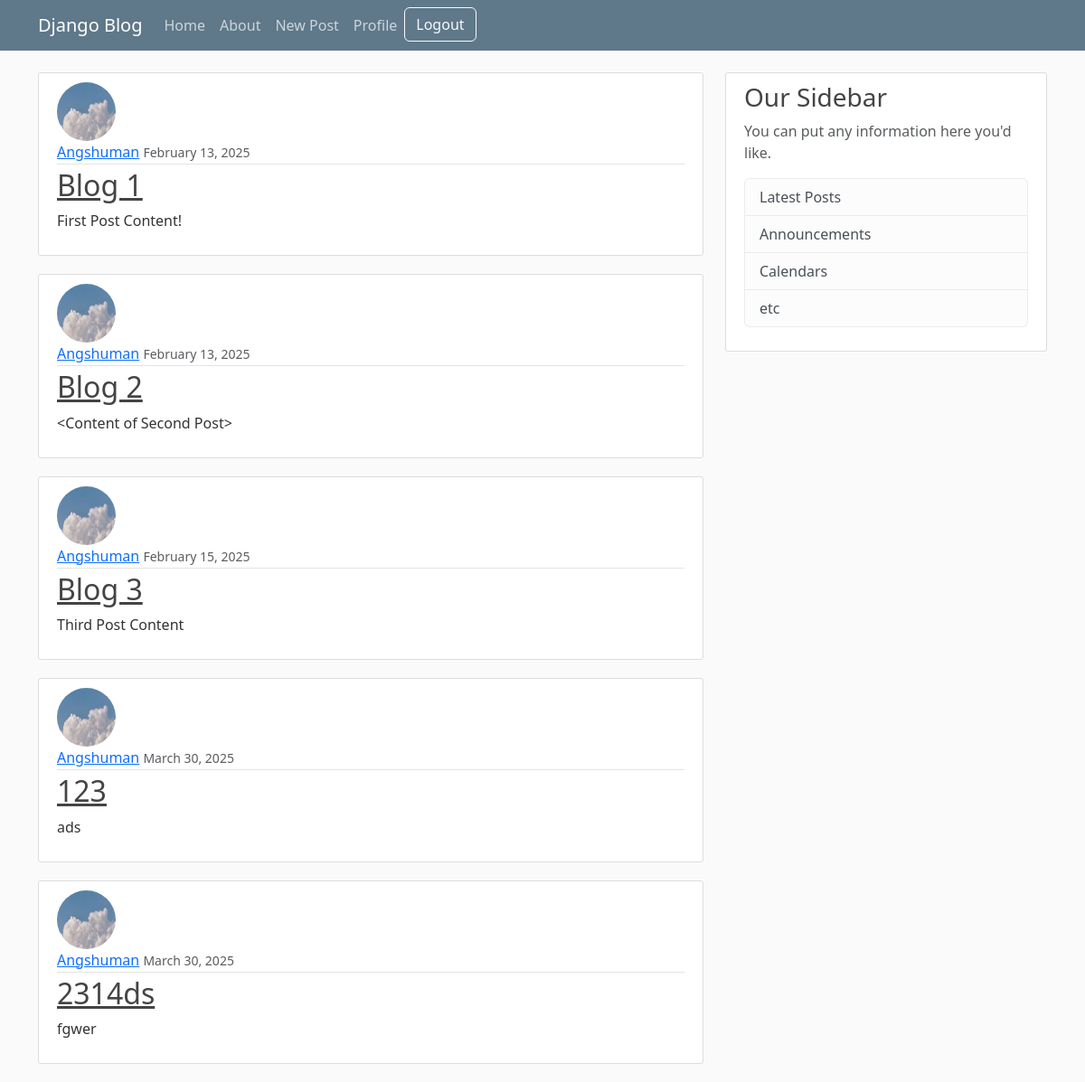
The app's page / (signed in) with its own data.
### blog/models.py (models this page shows, shortened)
class Post(models.Model):
    title = models.CharField(max_length=100)
    content = models.TextField()        #unrestricted text
    date_posted = models.DateTimeField(default=timezone.now)
    author = models.ForeignKey(User, on_delete=models.CASCADE) #if user is deleted, delete all posts
    updated_at = models.DateTimeField(auto_now=True)

### users/models.py (models this page shows, shortened)
class Profile(models.Model):
    user = models.OneToOneField(User, on_delete=models.CASCADE)
    image = models.ImageField(default='default.jpg', upload_to='profile_image')
    bio = models.TextField(max_length=500, blank=True)
    location = models.CharField(max_length=30, blank=True)
    birth_date = models.DateField(null=True, blank=True)

### blog/views.py (the view)
# urls.py: path('', PostListView.as_view(), name ='blog-home'), # path for home page
class PostListView(ListView): # create a class named PostListView which inherits ListView
    model = Post
    template_name = 'blog/home.html' # template name for PostListView  <app>/<model>_<viewtype>.html
    context_object_name = 'posts' # context object name for PostListView
    paginate_by = 5 # number of posts per page

### blog/templates/blog/home.html (shortened to what this page needs)
{% extends "blog/base.html" %}
{% block content %}
    {% for post in posts %}
        <article class="media content-section">
            <img class="rounded-circle article-img" src="{{ post.author.profile.image.url }}">
            <div class="media-body">
            <div class="article-metadata">
                <a class="mr-2" href="#">{{ post.author }}</a>
                <small class="text-muted">{{ post.date_posted|date:"F d, Y" }}</small>
            </div>
            <h2><a class="article-title" href="#">{{ post.title }}</a></h2>
            <p class="article-content">{{ post.content }}</p>
            </div>
        </article>
    {% endfor %}
{% endblock content %}

### blog/static/blog/main.css (style rules this page uses)
body { background: #fafafa; color: #333333; margin-top: 5rem; }
h1, h2, h3, h4, h5, h6 { color: #444444; }
.content-section { background: #ffffff; padding: 10px 20px; border: 1px solid #dddddd; border-radius: 3px; margin-bottom: 20px; }
.article-title { color: #444444; }
.article-content { white-space: pre-line; }
.article-img { height: 65px; width: 65px; margin-right: 16px; }
.article-metadata { padding-bottom: 1px; margin-bottom: 4px; border-bottom: 1px solid #e3e3e3 }

### records on screen
Post: author.profile.image (picture), author "Angshuman", date_posted "February 13, 2025", title "Blog 1", content "First Post Content!"
Post: author.profile.image (picture), author "Angshuman", date_posted "February 13, 2025", title "Blog 2", content "<Content of Second Post>"
Post: author.profile.image (picture), author "Angshuman", date_posted "February 15, 2025", title "Blog 3", content "Third Post Content"
Post: author.profile.image (picture), author "Angshuman", date_posted "March 30, 2025", title "123", content "ads"
Post: author.profile.image (picture), author "Angshuman", date_posted "March 30, 2025", title "2314ds", content "fgwer"
